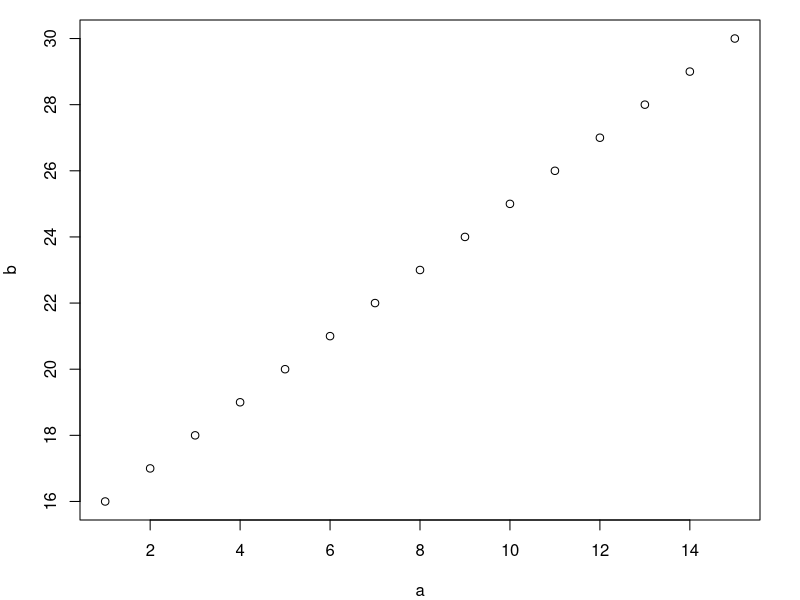
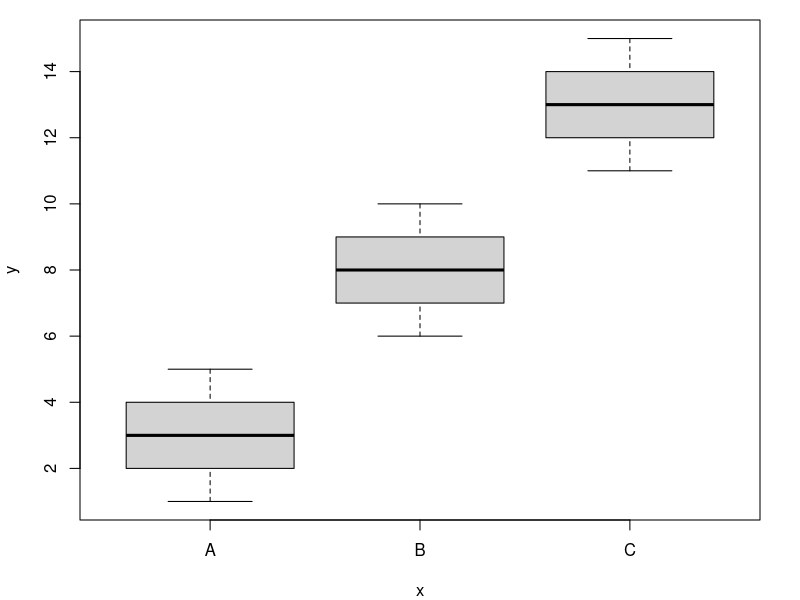
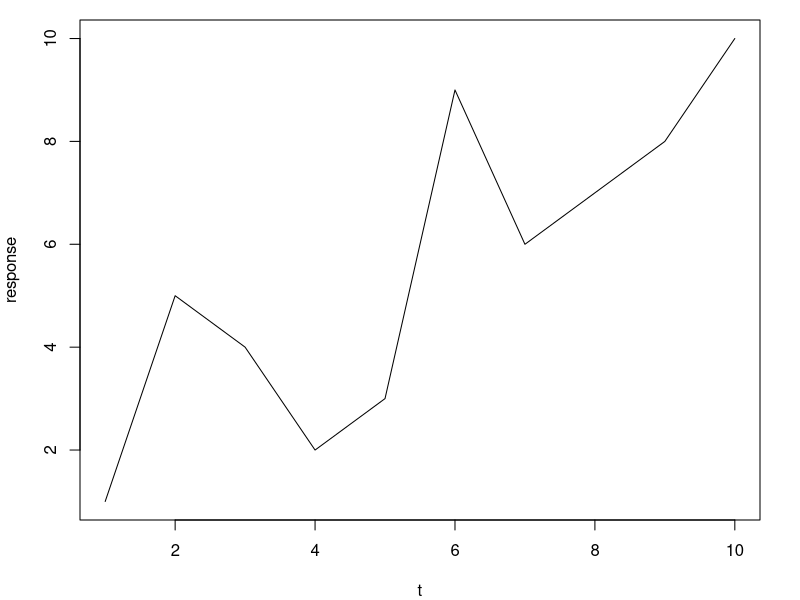
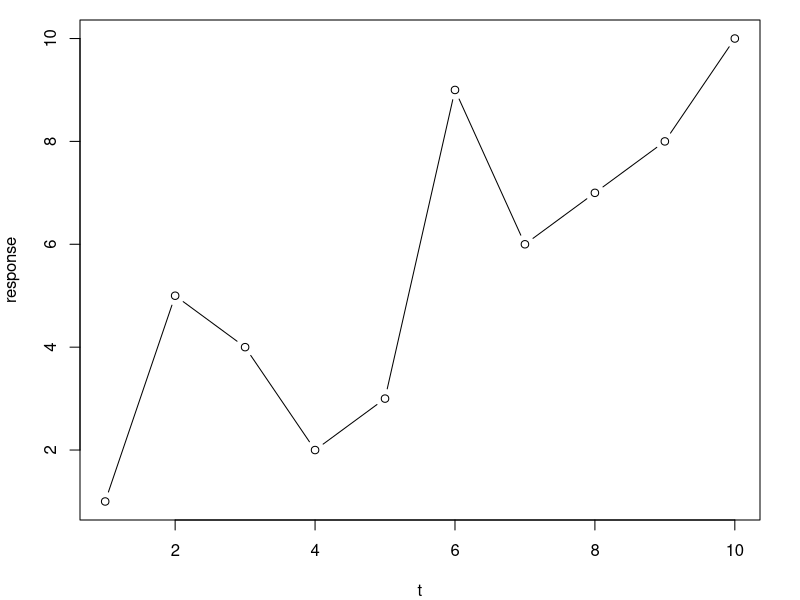
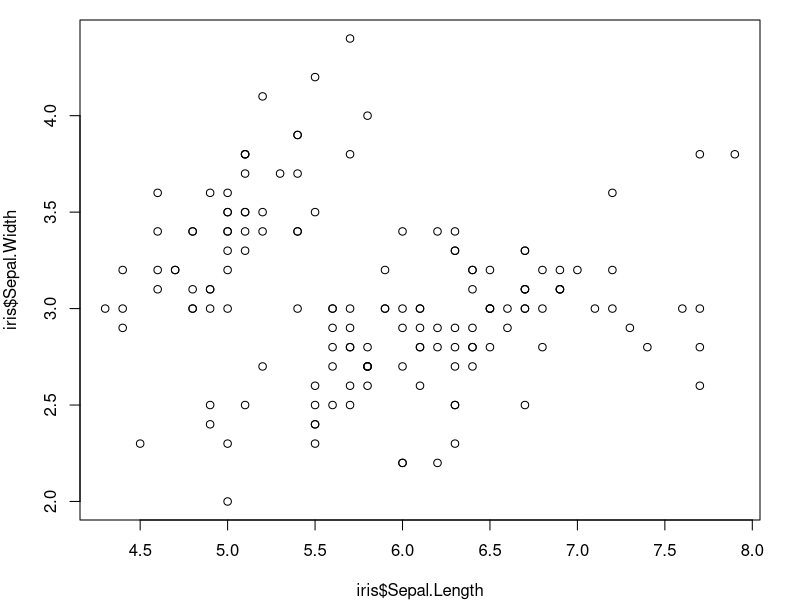
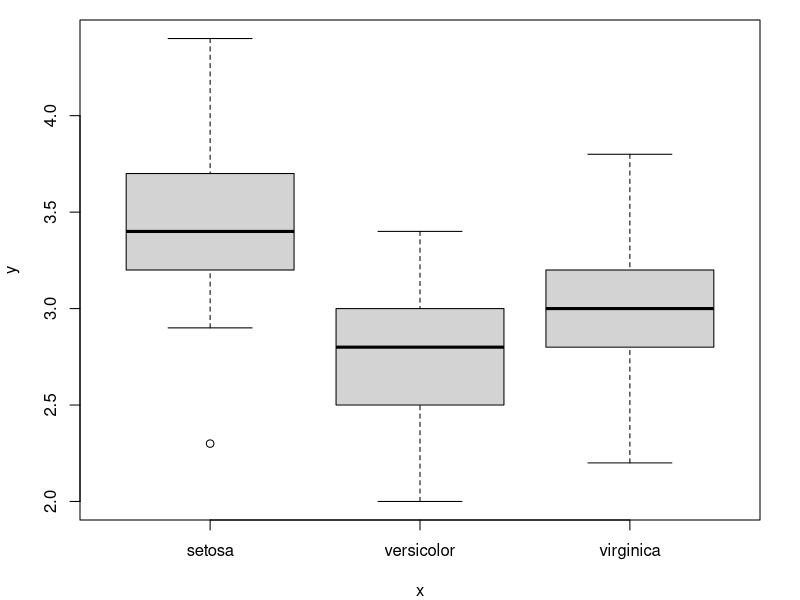
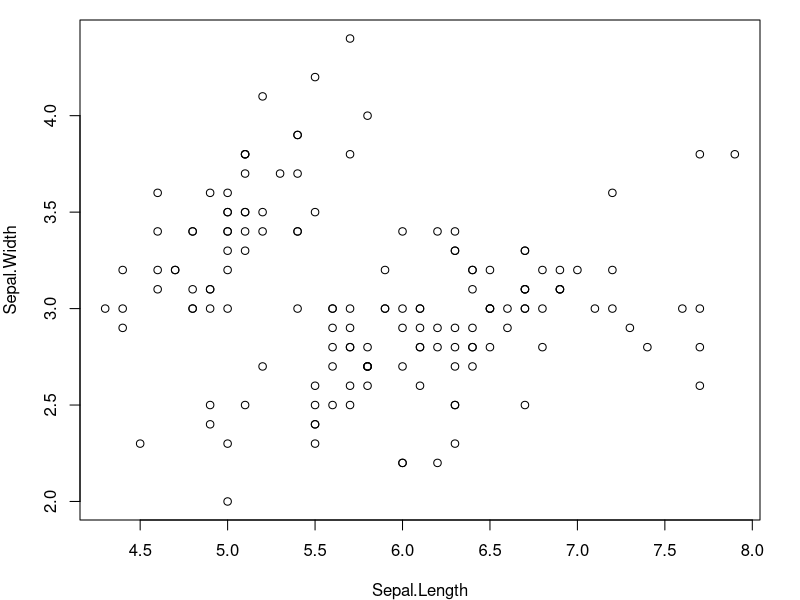
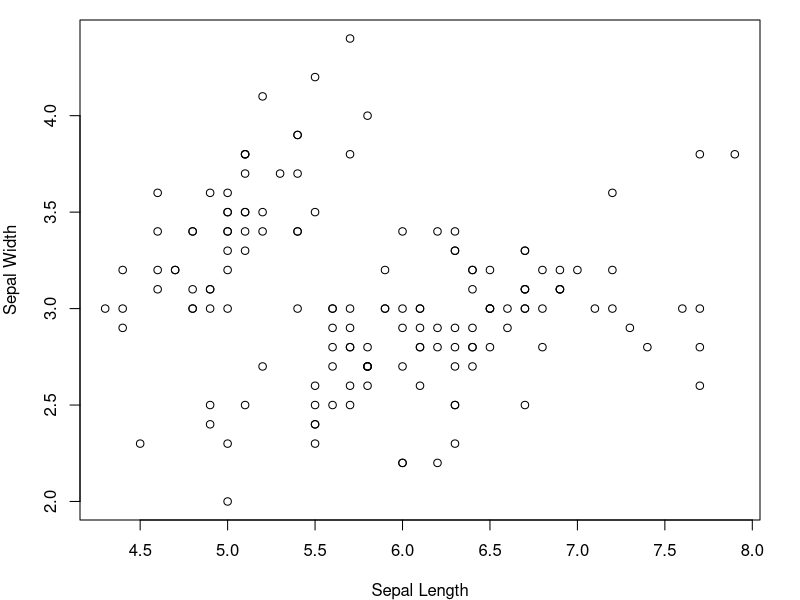

These charts were generated, in order, by the following R code: (Note: this script raises an error after producing the figures.)
## ---- chunk 1
library(knitr)
#knitr::opts_chunk$set(out.width="3.5in")
## ---- chunk 2
par(mar=c(4,4,1,2))
a=seq(1,15, 1) #continuous variable 1
b=seq(16,30,1) #continuous variable 2
plot(a, b) #plot two continuous variables
## ---- chunk 3
par(mar=c(4,4,1,2))
fac=factor(c(rep("A", 5), rep("B", 5), rep("C", 5))) #a factor
plot(fac, a) #plot factor on x-axis and continuous variable on y-axis
## ---- chunk 4
par(mar=c(4,4,1,2))
t=seq(1,10,1) # time sequence, from 1 to 10
response=c(1,5,4,2,3,9,6,7,8,10) # 10 random numbers
plot(t, response, type="l") #plot a line plot
## ---- chunk 5
par(mar=c(4,4,1,2))
t=seq(1,10,1) # time sequence, from 1 to 10
response=c(1,5,4,2,3,9,6,7,8,10) # 10 random numbers
plot(t, response, type="b") #plot a line plot
## ---- chunk 6
par(mar=c(4,4,1,2))
plot(iris$Sepal.Length, iris$Sepal.Width)
## ---- chunk 7
par(mar=c(4,4,1,2))
plot(iris$Species, iris$Sepal.Width)
## ---- chunk 8
par(mar=c(4,4,1,2))
plot(Sepal.Width~Sepal.Length, data=iris)
## ---- chunk 9
par(mar=c(4,4,1,2))
plot(Sepal.Width~Sepal.Length, data=iris, xlab="Sepal Length", ylab="Sepal Width")
## ---- chunk 10
par(mar=c(4,4,3,2))
plot(Sepal.Width~Sepal.Length, data=iris, xlab="Sepal Length", ylab="Sepal Width", main="Length vs. width of sepals in Iris", las=1)
## ---- chunk 11
par(mar=c(4,4,3,2))
plot(Sepal.Width~Sepal.Length, data=iris, xlab="Sepal Length", ylab="Sepal Width", main="Length vs. width of sepals in Iris", las=1, xlim=c(0,10), ylim=c(0,5))
## ---- chunk 12
par(mar=c(4,4,1,2))
plot(Sepal.Width~Sepal.Length, data=iris, xlab="Sepal Length", ylab="Sepal Width", las=1, pch=4)
## ---- chunk 13
plot(1:25, rep(1, 25), pch=1:25, cex=1.2,yaxt="n", xaxt="n",ylab="", xlab="", main="Point Types (pch=)", bty="n")
axis(1, at=1:25, lty=0)
## ---- chunk 14
par(mar=c(4,4,1,2))
plot(Sepal.Width~Sepal.Length, data=iris, xlab="Sepal Length", ylab="Sepal Width", las=1, pch=1, cex=3)
## ---- chunk 15
par(mar=c(4,4,1,2))
plot(Sepal.Width~Sepal.Length, data=iris, xlab="Sepal Length", ylab="Sepal Width",  las=1, pch=19, col=4)
## ---- chunk 16
plot(1:8, rep(1, 8), pch=19, col=1:8, cex=2,yaxt="n", xaxt="n",ylab="", xlab="", main="Point Colors (col=)", bty="n")
axis(1, at=1:8, lty=0)
## ---- chunk 17
par(mar=c(4,4,1,2))
plot(Sepal.Width~Sepal.Length, data=iris, xlab="Sepal Length", ylab="Sepal Width", las=1, pch=19, col="red")
## ---- chunk 18
plot(1:8, rep(1, 8), pch=19, col=c("tomato", "firebrick", "goldenrod2", "chartreuse4", "darkviolet", "mediumorchid3", "slateblue", "mistyrose4"), cex=2,yaxt="n", xaxt="n",ylab="", xlab="", main="Some named colors", bty="n")
axis(1, at=1:8, labels=c("tomato", "firebrick", "goldenrod2", "chartreuse4", "darkviolet", "mediumorchid3", "slateblue", "mistyrose4"), lty=0)
## ---- chunk 19
par(mar=c(4,4,1,2))
plot(Sepal.Width~Sepal.Length, data=iris, xlab="Sepal Length", ylab="Sepal Width", las=1, pch=19, col="#00FF00")
## ---- chunk 20
par(mar=c(4,4,1,2))
my.colors=rainbow(12) #set up color palette
plot(1:12, pch=19, cex=2, col=my.colors) #plot dots, each with different colors
## ---- chunk 21
par(mar=c(4,4,1,2))
my.colors=topo.colors(12) #set up color palette
plot(1:12, pch=19, cex=2, col=my.colors) #plot dots, each with different colors
## ---- chunk 22

par(mar=c(2,1,1,1), mfrow=c(1,2))
col.vec=c(rgb(0,0,0,1),  rgb(1,1,0,1),  rgb(1,0,1,1),  rgb(0,1,1,1),  rgb(1,0,0,1),  rgb(0,1,0,1),  rgb(0,0,1,1) )

plot(rep(1, length(col.vec)), seq(1,5, length=length(col.vec)), pch=19, col=col.vec, cex=6, yaxt="n", xaxt="n",ylab="", xlab="", bty="n", ylim=c(0,6))
text(rep(1, length(col.vec)), seq(1,5, length=length(col.vec)), labels=c("rgb(0,0,0,1)",  "rgb(1,1,0,1)",  "rgb(1,0,1,1)",  "rgb(0,1,1,1)",  "rgb(1,0,0,1)",  "rgb(0,1,0,1)",  "rgb(0,0,1,1)" ), pos=4, offset=1.5)

col.vec2=c(rgb(0,0,0,0.5),  rgb(1,1,0,0.5),  rgb(1,0,1,0.5),  rgb(0,1,1,0.5),  rgb(1,0,0,0.5),  rgb(0,1,0,0.5),  rgb(0,0,1,0.5) )

plot(rep(1, length(col.vec2)), seq(1,5, length=length(col.vec2)), pch=19, col=col.vec2, cex=6, yaxt="n", xaxt="n",ylab="", xlab="", bty="n", ylim=c(0,6))
text(rep(1, length(col.vec)), seq(1,5, length=length(col.vec2)), labels=c("rgb(0,0,0,0.5)",  "rgb(1,1,0,0.5)",  "rgb(1,0,1,0.5)",  "rgb(0,1,1,0.5)",  "rgb(1,0,0,0.5)",  "rgb(0,1,0,0.5)",  "rgb(0,0,1,0.5)" ), pos=4, offset=1.5)
## ---- chunk 23
par(mar=c(4,4,1,2))
plot(Sepal.Width~Sepal.Length, data=iris, xlab="Sepal Length", ylab="Sepal Width", las=1, pch=19, cex=3, col=rgb(1, 0, 0, 0.5))
## ---- chunk 24
par(mar=c(4,4,1,2))
par(mfrow=c(1,2)) #set up a plotting region with one row and two columns:
plot(Sepal.Width~Sepal.Length, data=iris, xlab="Sepal Length", ylab="Sepal Width",  las=1, pch=19, col="#00FF00") #first plot
plot(Sepal.Width~Sepal.Length, data=iris, xlab="Sepal Length", ylab="Sepal Width", las=1, pch=19, col="tomato") #secon plot
## ---- chunk 25
head(iris$Species) #recall that head() shows the first three elements of a vector
## ---- chunk 26
as.numeric(iris$Species) #convert species into numbers.
## ---- chunk 27
par(mar=c(4,4,1,2))
plot(Sepal.Width~Sepal.Length, data=iris, xlab="Sepal Length", ylab="Sepal Width", las=1, pch=19, col=as.numeric(iris$Species))
## ---- chunk 28
colorset=rainbow(3) #create a palette of 3 colors
pt.cols=colorset[as.numeric(iris$Species)] #This is now a vector of colors for each point
## ---- chunk 29
par(mar=c(4,4,1,2))
plot(Sepal.Width~Sepal.Length, data=iris, xlab="Sepal Length", ylab="Sepal Width", las=1, pch=19, col=pt.cols)
## ---- chunk 30
par(mar=c(4,4,1,2))
plot(Sepal.Width~Sepal.Length, data=iris, xlab="Sepal Length", ylab="Sepal Width", las=1, pch=19, col=pt.cols)
legend("bottomright", legend=c("I. setosa", "I. versicolor", "I. virginica"), pch=19, col=colorset)
## ---- chunk 31
par(mar=c(4,4,1,7), xpd=TRUE) #make the margin wider, and allow me to plot outside the box.

plot(Sepal.Width~Sepal.Length, data=iris, xlab="Sepal Length", ylab="Sepal Width", las=1, pch=19, col=pt.cols)

legend(8.2, 3, legend=c("I. setosa", "I. versicolor", "I. virginica"), pch=19, col=colorset)
## ---- chunk 32
par(mar=c(4,4,1,2))
plot(Sepal.Width~Sepal.Length, data=iris, xlab="Sepal Length", ylab="Sepal Width", las=1, pch=19, col=pt.cols) #make the plot again without the legend
example.plot=recordPlot() #save the plot as an object called 'example.plot'
## ---- chunk 33
mean.Sepal.length=tapply(iris$Sepal.Length, iris$Species, mean)
mean.Sepal.width=tapply(iris$Sepal.Width, iris$Species, mean)
mean.Sepal.length
mean.Sepal.width
## ---- chunk 34
par(mar=c(4,4,1,2))
example.plot
points(x=mean.Sepal.length, y=mean.Sepal.width, pch="x", cex=2) #add an "x" at the mean Sepal length & width for all three species
## ---- chunk 35
par(mar=c(4,4,1,2))
example.plot
points(x=mean.Sepal.length, y=mean.Sepal.width, pch="x", cex=2) #add an "x" at the mean Sepal length & width for all three species
text(x=mean.Sepal.length, y=mean.Sepal.width, labels=c("setosa", "versicolor", "virginica"), pos=1, offset=0.5)
## ---- chunk 36
par(mar=c(4,4,1,2))
example.plot
abline(v=mean.Sepal.length, lty=3) #add a vertical lines at the mean Sepal length for each species. 
## ---- chunk 37
par(mar=c(4,4,1,2))
example.plot
abline(v=mean.Sepal.length, lty=3, col=colorset) #add a vertical lines at the mean Sepal length for each species. 
abline(h=mean.Sepal.width, lty=3, col=colorset) #add a vertical lines at the mean Sepal length for each species. 
## ---- chunk 38
knitr::include_graphics("images/Saving_plot.png")
